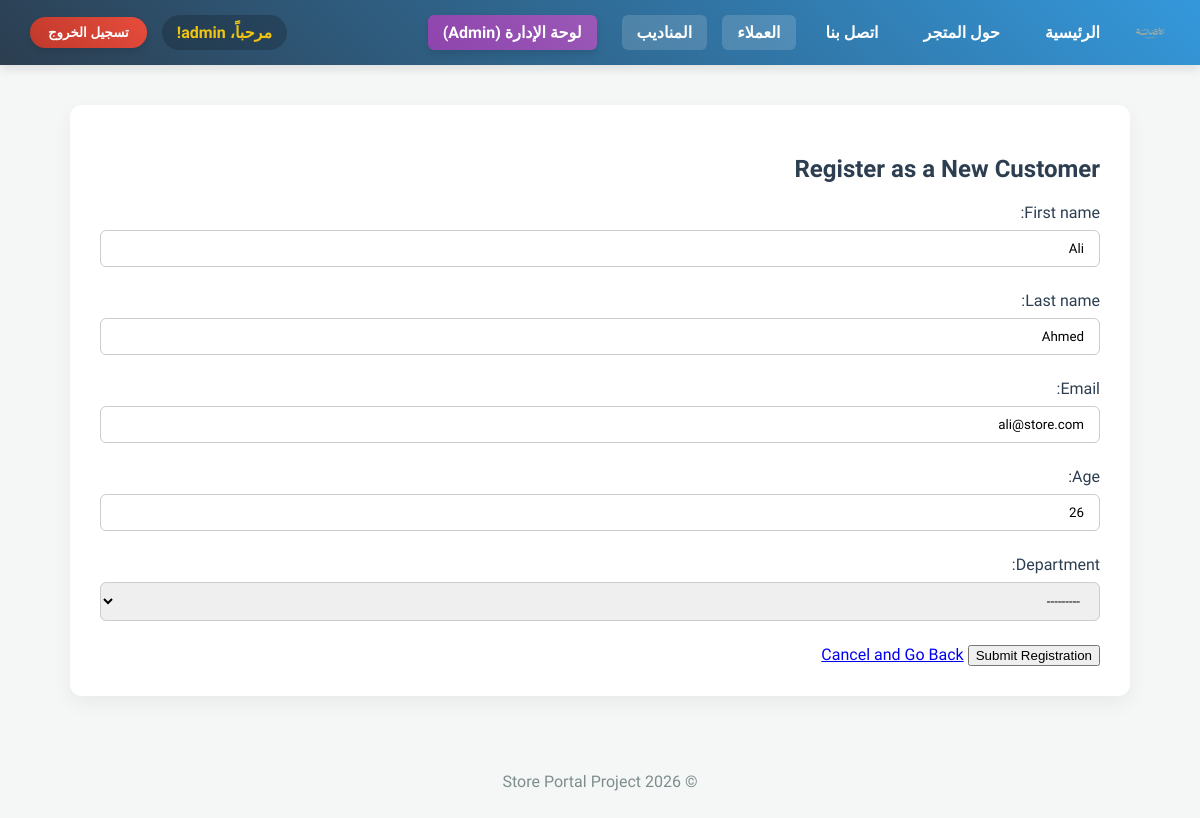
The app's page /customers/list/1/update/ (signed in) with its own data.
### customers/models.py (models this page shows, shortened)
class Customer(models.Model):
    first_name = models.CharField(max_length=100) # نص محدد الطول
    last_name = models.CharField(max_length=100)
    email = models.EmailField(unique=True)       # بريد إلكتروني فريد
    age = models.IntegerField()                  # رقم صحيح
    joined_date = models.DateField(auto_now_add=True) # تاريخ يضاف تلقائياً عند الإنشاء
    department = models.ForeignKey(Department, on_delete=models.CASCADE, null=True)

### customers/views.py (the view)
# urls.py: path('list/<int:pk>/update/', views.CustomerUpdateView.as_view(), name='customer_update'),
class CustomerUpdateView(LoginRequiredMixin, UpdateView):
    model = Customer
    template_name = 'customers/register.html'
    fields = ['first_name', 'last_name', 'email', 'age', 'department']
    success_url = reverse_lazy('customer_list')
    login_url = 'login'

### customers/models.py (called while the page is built)
    def __str__(self):
        return self.name

### customers/templates/customers/register.html (shortened to what this page needs)
{% extends 'customers/base.html' %}
{% block content %}
<h2>Register as a New Customer</h2>
<form method="POST">
    {{ form.as_p }}
    <button type="submit">Submit Registration</button>
    <a href="{% url 'customers_home' %}">Cancel and Go Back</a>
</form>
{% endblock %}

### customers/templates/customers/base.html (shortened to what this page needs)
{% load static %}
<!DOCTYPE html>
<html lang="ar" dir="rtl">
<head>
    <link rel="stylesheet" href="{% static 'customers/css/style.css' %}?v=1.1">
</head>
<body>
    <nav class="navbar">
        <div class="nav-right">
            <img src="{% static 'customers/images/logo.png' %}" alt="Logo" width="40" style="vertical-align: middle;">
            <a href="{% url 'customers_home' %}">الرئيسية</a>
            <a href="{% url 'customers_about' %}">حول المتجر</a>
            <a href="{% url 'contactus' %}">اتصل بنا</a>
            {% if user.is_authenticated %}
            <a href="{% url 'customer_list' %}" style="background: rgba(255,255,255,0.15);">العملاء</a>
            <a href="{% url 'courier_list' %}" style="background: rgba(255,255,255,0.15);">المناديب</a>
            {% if user.is_superuser %}
            <a href="/admin/" class="btn btn-purple" style="margin-right: 10px;">لوحة الإدارة (Admin)</a>
            {% endif %}
            {% endif %}
        </div>
        <div class="nav-left">
            {% if user.is_authenticated %}
            <span class="welcome-text">مرحباً، {{ user.username }}!</span>
            <form action="{% url 'logout' %}" method="POST" style="display:inline; margin: 0;">
                <button type="submit" class="btn btn-red">تسجيل الخروج</button>
            </form>
            {% else %}
            <a href="{% url 'login' %}">تسجيل الدخول</a>
            <a href="{% url 'register_account' %}" class="btn btn-blue">إنشاء حساب</a>
            {% endif %}
        </div>
    </nav>
    <div class="container">
        {% block content %}
        {% endblock %}
    </div>
    <footer>
        <p>&copy; 2026 Store Portal Project</p>
    </footer>
</body>
</html>

### customers/static/customers/css/style.css (style rules this page uses)
body { font-family: 'Tajawal', sans-serif; background-color: #f4f7f6; margin: 0; padding: 0; color: #2c3e50; }
.navbar { background: linear-gradient(45deg, #2c3e50, #3498db); padding: 15px 30px; display: flex; justify-content: space-between; align-items: center; box-shadow: 0 4px 10px rgba(0, 0, 0, 0.1); }
.nav-right, .nav-left { display: flex; align-items: center; gap: 15px; }
.navbar a { color: white; text-decoration: none; font-weight: bold; padding: 8px 15px; border-radius: 6px; transition: 0.3s; }
.welcome-text { font-weight: bold; color: #f1c40f; background: rgba(0, 0, 0, 0.2); padding: 8px 15px; border-radius: 20px; }
.btn { padding: 8px 18px; border-radius: 20px; border: none; color: white !important; font-weight: bold; cursor: pointer; text-decoration: none; transition: 0.3s; box-shadow: 0 4px 6px rgba(0, 0, 0, 0.1); }
.btn-purple { background: linear-gradient(45deg, #8e44ad, #9b59b6); }
.btn-red { background: linear-gradient(45deg, #c0392b, #e74c3c); }
.container { max-width: 1000px; margin: 40px auto; padding: 30px; background: white; border-radius: 12px; box-shadow: 0 8px 20px rgba(0, 0, 0, 0.05); }
footer { text-align: center; padding: 20px; color: #7f8c8d; margin-top: 40px; }
input[type="text"], input[type="number"], input[type="email"], select { width: 100%; padding: 10px 15px; margin: 8px 0; display: inline-block; border: 1px solid #ccc; border-radius: 6px; box-sizing: border-box; font-family: 'Tajawal', sans-serif; transition: 0.3s; }
input[type="text"], input[type="password"], input[type="number"], input[type="email"], select { width: 100%; padding: 10px 15px; margin: 8px 0; display: inline-block; border: 1px solid #ccc; border-radius: 6px; box-sizing: border-box; font-family: 'Tajawal', sans-serif; transition: 0.3s; }

### records on screen
Customer: first_name "Ali", last_name "Ahmed", email "ali@store.com", age "26", department "---------"

### other values on screen
{{ user.username }} "admin"
